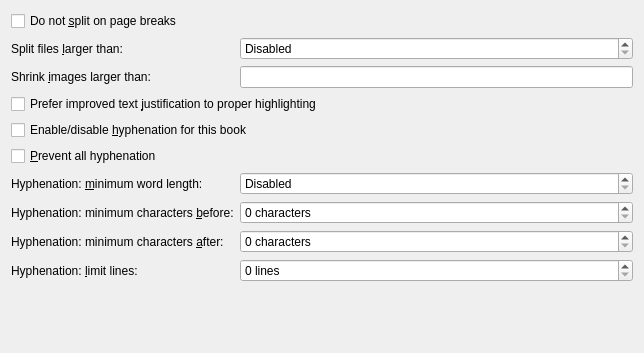
<?xml version="1.0" encoding="UTF-8"?>
<ui version="4.0">
 <class>Form</class>
 <widget class="QWidget" name="Form">
  <property name="geometry">
   <rect>
    <x>0</x>
    <y>0</y>
    <width>644</width>
    <height>353</height>
   </rect>
  </property>
  <property name="windowTitle">
   <string>Form</string>
  </property>
  <layout class="QFormLayout" name="formLayout">
   <item row="0" column="0">
    <widget class="QCheckBox" name="opt_dont_split_on_page_breaks">
     <property name="text">
      <string>Do not &amp;split on page breaks</string>
     </property>
    </widget>
   </item>
   <item row="1" column="0">
    <widget class="QLabel" name="label">
     <property name="text">
      <string>Split files &amp;larger than:</string>
     </property>
     <property name="buddy">
      <cstring>opt_flow_size</cstring>
     </property>
    </widget>
   </item>
   <item row="1" column="1">
    <widget class="QSpinBox" name="opt_flow_size">
     <property name="specialValueText">
      <string>Disabled</string>
     </property>
     <property name="suffix">
      <string> KB</string>
     </property>
     <property name="minimum">
      <number>0</number>
     </property>
     <property name="maximum">
      <number>1000000</number>
     </property>
     <property name="singleStep">
      <number>20</number>
     </property>
    </widget>
   </item>
   <item row="2" column="0">
    <widget class="QLabel" name="label_4">
     <property name="text">
      <string>Shrink &amp;images larger than:</string>
     </property>
     <property name="buddy">
      <cstring>opt_kepub_max_image_size</cstring>
     </property>
    </widget>
   </item>
   <item row="2" column="1">
    <widget class="QLineEdit" name="opt_kepub_max_image_size"/>
   </item>
   <item row="4" column="0" colspan="2">
    <widget class="QCheckBox" name="opt_kepub_affect_hyphenation">
     <property name="text">
      <string>Enable/disable &amp;hyphenation for this book</string>
     </property>
    </widget>
   </item>
   <item row="5" column="0">
    <widget class="QCheckBox" name="opt_kepub_disable_hyphenation">
     <property name="text">
      <string>&amp;Prevent all hyphenation</string>
     </property>
    </widget>
   </item>
   <item row="6" column="0">
    <widget class="QLabel" name="label_2">
     <property name="text">
      <string>Hyphenation: &amp;minimum word length:</string>
     </property>
     <property name="buddy">
      <cstring>opt_kepub_hyphenation_min_chars</cstring>
     </property>
    </widget>
   </item>
   <item row="6" column="1">
    <widget class="QSpinBox" name="opt_kepub_hyphenation_min_chars">
     <property name="specialValueText">
      <string>Disabled</string>
     </property>
     <property name="suffix">
      <string> characters</string>
     </property>
    </widget>
   </item>
   <item row="7" column="0">
    <widget class="QLabel" name="label_3">
     <property name="text">
      <string>Hyphenation: minimum characters &amp;before:</string>
     </property>
     <property name="buddy">
      <cstring>opt_kepub_hyphenation_min_chars_before</cstring>
     </property>
    </widget>
   </item>
   <item row="7" column="1">
    <widget class="QSpinBox" name="opt_kepub_hyphenation_min_chars_before">
     <property name="suffix">
      <string> characters</string>
     </property>
    </widget>
   </item>
   <item row="8" column="0">
    <widget class="QLabel" name="label_5">
     <property name="text">
      <string>Hyphenation: minimum characters &amp;after:</string>
     </property>
     <property name="buddy">
      <cstring>opt_kepub_hyphenation_min_chars_after</cstring>
     </property>
    </widget>
   </item>
   <item row="8" column="1">
    <widget class="QSpinBox" name="opt_kepub_hyphenation_min_chars_after">
     <property name="suffix">
      <string> characters</string>
     </property>
    </widget>
   </item>
   <item row="9" column="0">
    <widget class="QLabel" name="label_6">
     <property name="text">
      <string>Hyphenation: &amp;limit lines:</string>
     </property>
     <property name="buddy">
      <cstring>opt_kepub_hyphenation_limit_lines</cstring>
     </property>
    </widget>
   </item>
   <item row="9" column="1">
    <widget class="QSpinBox" name="opt_kepub_hyphenation_limit_lines">
     <property name="suffix">
      <string> lines</string>
     </property>
    </widget>
   </item>
   <item row="10" column="0">
    <spacer name="verticalSpacer">
     <property name="orientation">
      <enum>Qt::Vertical</enum>
     </property>
     <property name="sizeHint" stdset="0">
      <size>
       <width>20</width>
       <height>262</height>
      </size>
     </property>
    </spacer>
   </item>
   <item row="3" column="0" colspan="2">
    <widget class="QCheckBox" name="opt_kepub_prefer_justification">
     <property name="text">
      <string>Prefer improved text &amp;justification to proper highlighting</string>
     </property>
    </widget>
   </item>
  </layout>
 </widget>
 <resources/>
 <connections>
  <connection>
   <sender>opt_kepub_affect_hyphenation</sender>
   <signal>toggled(bool)</signal>
   <receiver>opt_kepub_disable_hyphenation</receiver>
   <slot>setEnabled(bool)</slot>
   <hints>
    <hint type="sourcelabel">
     <x>70</x>
     <y>109</y>
    </hint>
    <hint type="destinationlabel">
     <x>67</x>
     <y>132</y>
    </hint>
   </hints>
  </connection>
  <connection>
   <sender>opt_kepub_affect_hyphenation</sender>
   <signal>toggled(bool)</signal>
   <receiver>opt_kepub_hyphenation_min_chars</receiver>
   <slot>setEnabled(bool)</slot>
   <hints>
    <hint type="sourcelabel">
     <x>200</x>
     <y>113</y>
    </hint>
    <hint type="destinationlabel">
     <x>274</x>
     <y>161</y>
    </hint>
   </hints>
  </connection>
  <connection>
   <sender>opt_kepub_affect_hyphenation</sender>
   <signal>toggled(bool)</signal>
   <receiver>opt_kepub_hyphenation_min_chars_before</receiver>
   <slot>setEnabled(bool)</slot>
   <hints>
    <hint type="sourcelabel">
     <x>159</x>
     <y>115</y>
    </hint>
    <hint type="destinationlabel">
     <x>267</x>
     <y>206</y>
    </hint>
   </hints>
  </connection>
  <connection>
   <sender>opt_kepub_affect_hyphenation</sender>
   <signal>toggled(bool)</signal>
   <receiver>opt_kepub_hyphenation_min_chars_after</receiver>
   <slot>setEnabled(bool)</slot>
   <hints>
    <hint type="sourcelabel">
     <x>104</x>
     <y>115</y>
    </hint>
    <hint type="destinationlabel">
     <x>245</x>
     <y>241</y>
    </hint>
   </hints>
  </connection>
  <connection>
   <sender>opt_kepub_affect_hyphenation</sender>
   <signal>toggled(bool)</signal>
   <receiver>opt_kepub_hyphenation_limit_lines</receiver>
   <slot>setEnabled(bool)</slot>
   <hints>
    <hint type="sourcelabel">
     <x>29</x>
     <y>109</y>
    </hint>
    <hint type="destinationlabel">
     <x>252</x>
     <y>262</y>
    </hint>
   </hints>
  </connection>
 </connections>
</ui>
